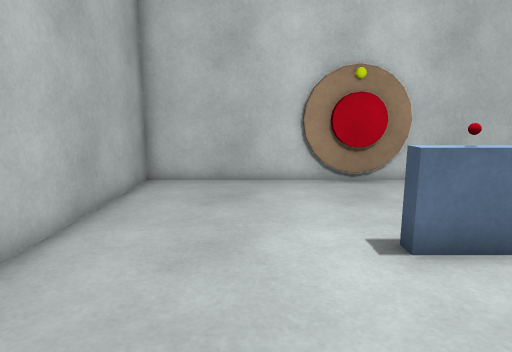
[1] (above)

12 first-person views from a walk through a 3-D level made in the Unity game engine. The camera is 1.2 m above the floor, tilts 10° down and sees 75° across. The floor is counted in squares, 0.5 m on a side. Each view is taken from the middle of a square. On the plan, view 1 faces up. The plan holds only what a view shows up to about 20 squares ahead; the rest is blank. The player character is not drawn. Some animated figures are not drawn. Surface patterns are stand-ins for the level's own textures.

[2]
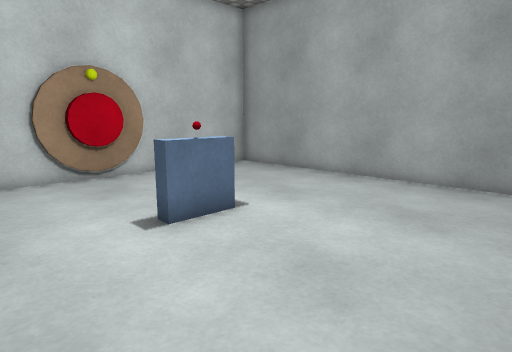

[3]
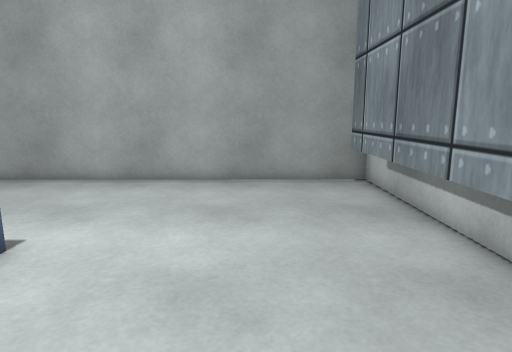

[4]
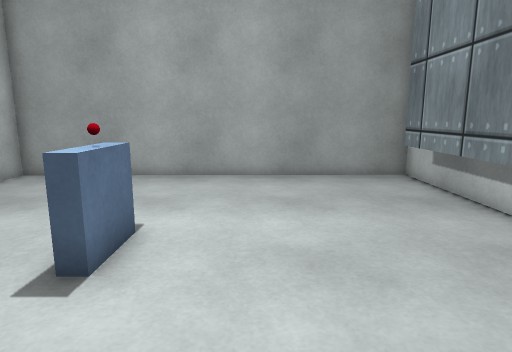

[5]
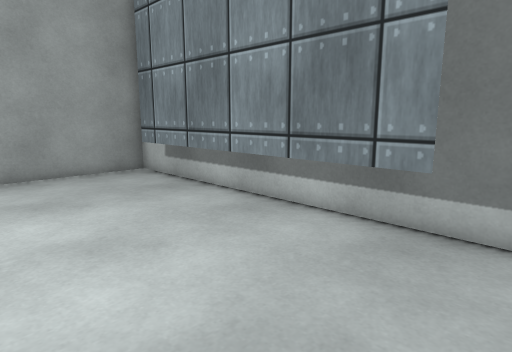

[6]
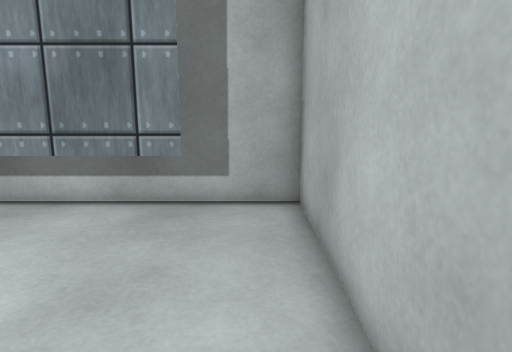

[7]
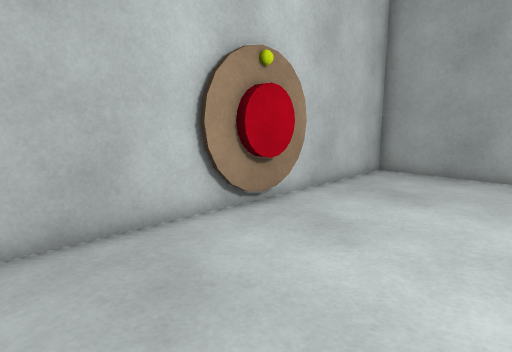

[8]
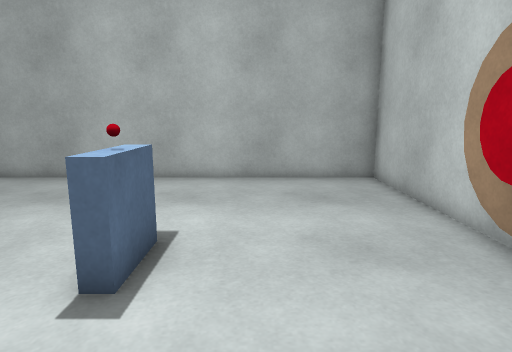

[9]
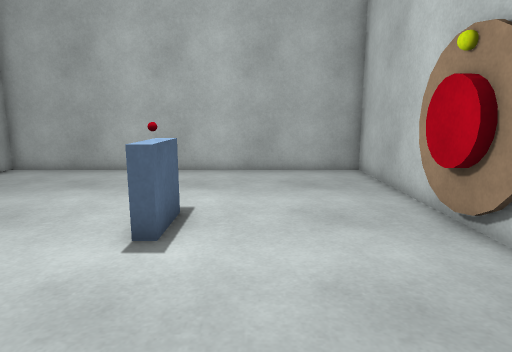

[10]
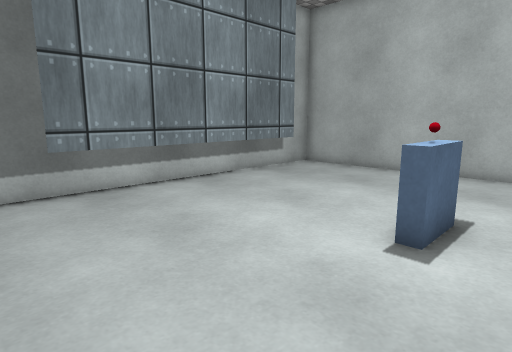

[11]
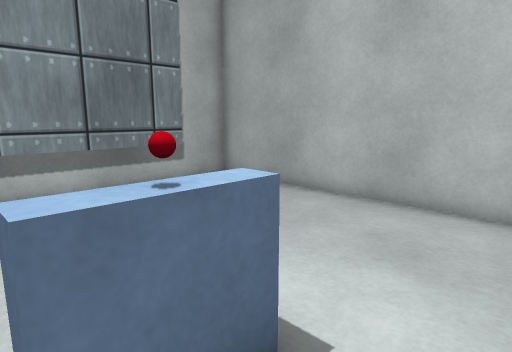

[12]
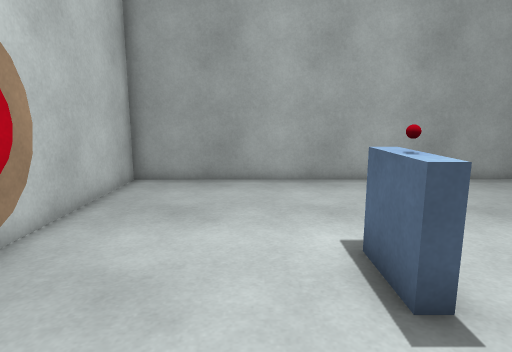

### Floor plan
Points are (right, up) in squares from view 1. A wall is a line through its corners. A room is listed if a view was taken in it or the views show most of it. See-through windows are left out.
Room 1 (views 1, 2, 3, 4, 5, 6, 7, 8, 9, 10, 11, 12)
walls: (3.2, 12.7) (-4.2, 12.7) (-4.3, -3.2) (1.1, -3.2); (6.9, -3.2) (11.7, -3.2) (11.7, 12.7) (5.5, 12.7); (-1.4, -1.8) (8.8, -1.8)
low walls: (4.7, 5.6) (2.8, 5.6) (2.8, 6.1) (4.7, 6.1) (4.7, 5.6)
objects: other object (2, 12); other object (3, 12) to (5, 12); other object (5, 13)

Positions as (right, up) in squares from view 1, and headings:
1: (0, 0), facing up
2: (-1, -1), facing up-right
3: (-1, 1), facing right
4: (-2, 3), facing right
5: (-3, 4), facing down-right
6: (-3, 6), facing down
7: (-3, 6), facing up-right
8: (9, 8), facing left
9: (11, 8), facing left
10: (11, 8), facing down-left
11: (5, 8), facing down-left
12: (-1, 8), facing right
